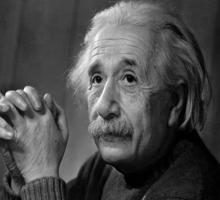
#> input picture python_tuto/Scripts/Lessons/PILLOW/results/cropped_example.jpg, 220 x 200 px
$ python Lesson5_RotateImage.py
#> lines starting #> are read from the running program, lines starting #| are printed output that depends on the picture
from PIL import Image

# Open image
image = Image.open("results/cropped_example.jpg")
#> image is the input picture: PIL image 220x200 L; min 0, max 251, mean 75.3

# Rotate 90 degrees clockwise
rotated_90 = image.rotate(-90)  # Negative = clockwise
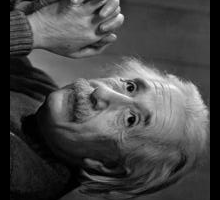
#> rotated_90: PIL image 220x200 L; min 0, max 250, mean 70.6

# Rotate 180 degrees
rotated_180 = image.rotate(180)
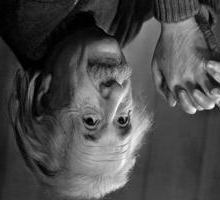
#> rotated_180: PIL image 220x200 L; min 0, max 251, mean 75.3

# Save rotated images
rotated_90.save("results/rotated_90.jpg")
rotated_180.save("results/rotated_180.jpg")
